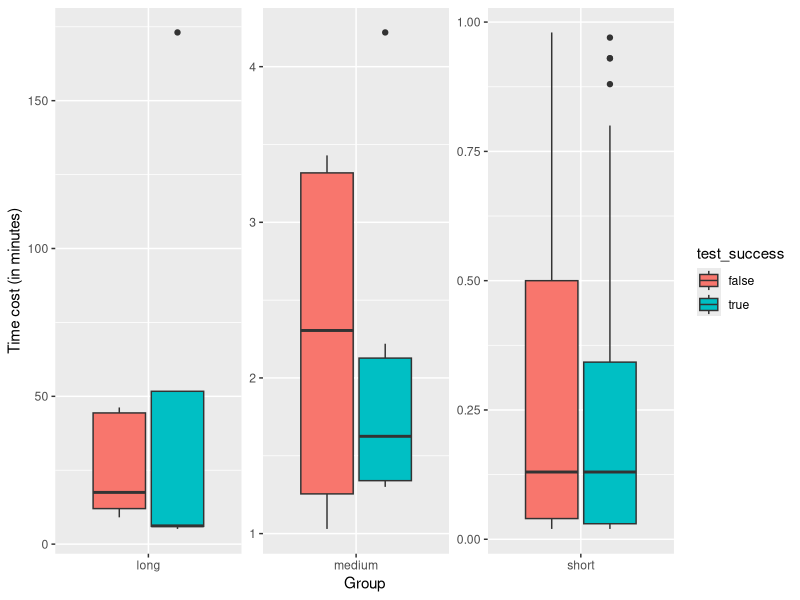

This chart was generated by the following R code:
library("dplyr")
library("ggplot2")

TO_PDF <- T

plot_timecost <- function(df) {
  # Cost groups barplot
  if (TO_PDF) {
    pdf("barplot-timecost.pdf",
        height = 3,
        width = 2.3)
  }
  ggplot(data = df, aes(x = group, fill = test_success)) +
    geom_bar(width = .8, position = "dodge") +
    geom_text(
      position = position_dodge(width = .75),
      stat = "count",
      aes(label = ..count.. , y = ..count.. + 5)
    ) +
    labs(y = "Frequency", x = "Group")
  
  # Time cost boxplots
  if (TO_PDF) {
    pdf("boxplot-timecost.pdf",
        height = 3,
        width = 2.7)
  }
  ggplot(data = df, aes(x = group, y = tmin, fill = test_success)) +
    geom_boxplot() +  theme(strip.text = element_blank(),
                            strip.background = element_blank()) +
    facet_wrap( ~ group, scales = "free") +
    labs(y = "Time cost (in minutes)", x = "Group")
}

# df <- read.csv(file.choose())
df <- read.csv("dataset.csv")

summarise(
  group_by(df, test_success),
  n = length(project_path),
  tmin_xml = min(xml_test_time),
  tmax_xml = max(xml_test_time),
  tmin_mvn = min(maven_test_time),
  tmax_mvn = max(maven_test_time)
)

print("Investigate: Build success but builder time = 0")
select(filter(df, test_success == "true" &
                maven_test_time <= 0),
       project_path)
print("Investigate: build success but xml time = 0")
count(select(
  filter(df, test_success == "true" &
           xml_test_time <= 0),
  project_path
))

df <- df %>% mutate(tmin = round(xml_test_time / 60, 2),
                    group = sapply(xml_test_time, function(v) {
                      if (v < 60) {
                        return("short")
                      }
                      else if (v < 5 * 60) {
                        return("medium")
                      }
                      return("long")
                    }))

plot_timecost(filter(df, xml_test_time > 0))

#ggplot(data = df, aes(x = overhead_time)) +
#  geom_histogram(fill = "black", binwidth = 5) +
#  geom_vline(xintercept = 60, colour = "red") +
#  geom_vline(xintercept = 0, colour = "blue") +
#  theme_bw() +
#  theme(
#    panel.border = element_blank(),
#    axis.text.y = element_blank(),
#    axis.ticks.y = element_blank()
#  ) +
#  # geom_text(size = 2.5, stat = "count", aes(label = paste(round(
#  #   ..count.. / sum(..count..) * 100, 1
#  # ), "%"), y = ..count.. / 2)) +
#  # geom_text(size = 2.8, stat = "count", aes(label = ..count.., y = ..count.. + 10)) +
#  labs(y = "Frequency", x = "Overhead")
#
# temp <- df[df$overhead < 0,]
# temp$speedup <- round(temp$xml_test_time / temp$maven_test_time, 2)
#
# pdf("histo-speedup", height = 3, width = 2.3)
# ggplot(data = temp, aes(x = speedup)) + geom_histogram()
